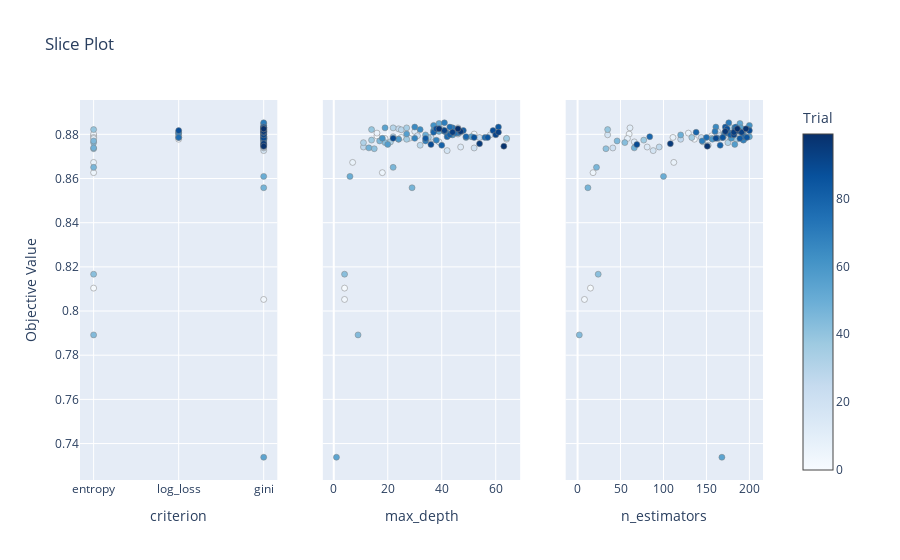

Source (notebook cell):
### Markdown cell above
## PAAC

### Code cell
feat_type = "PAAC"
study = joblib.load(os.path.join(config["model_save_loc"],feat_type,sel_model[feat_type],"study.sav"))
    
with open(os.path.join(config["model_save_loc"],feat_type,sel_model[feat_type],"best_params.json"),"r") as f0:
    params = json.load(f0)
 

optuna.visualization.plot_slice(study)
